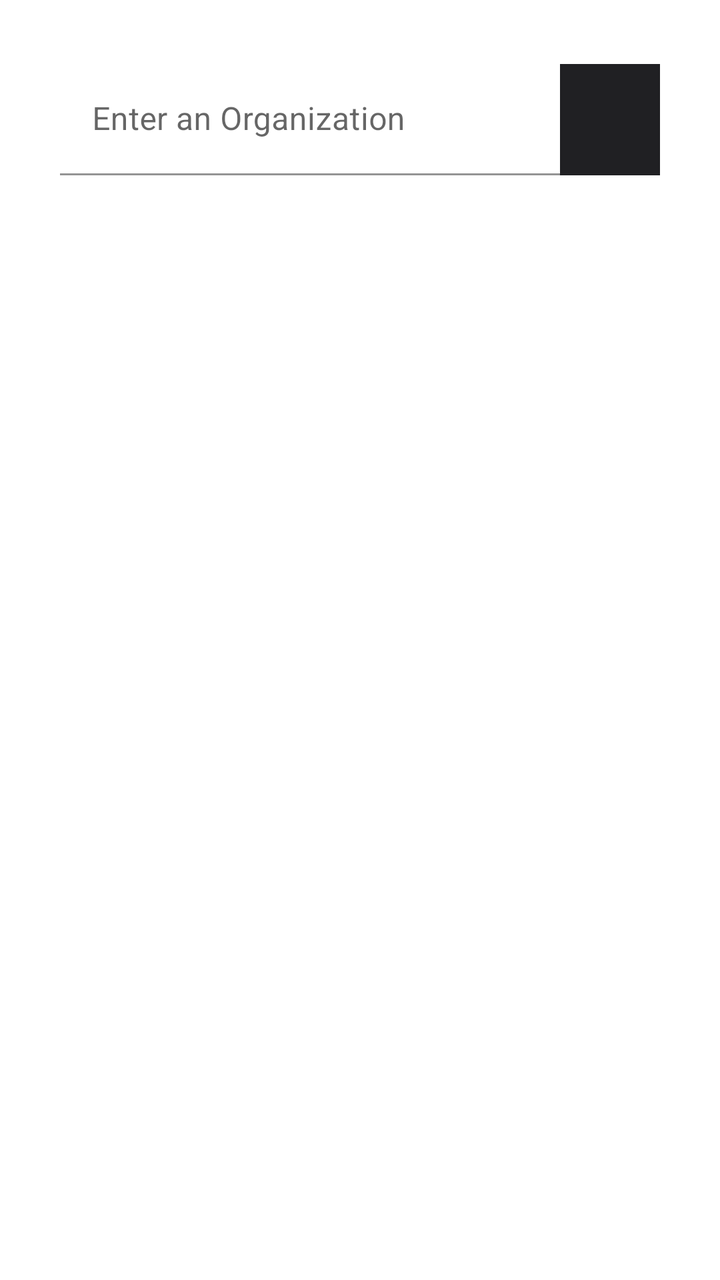
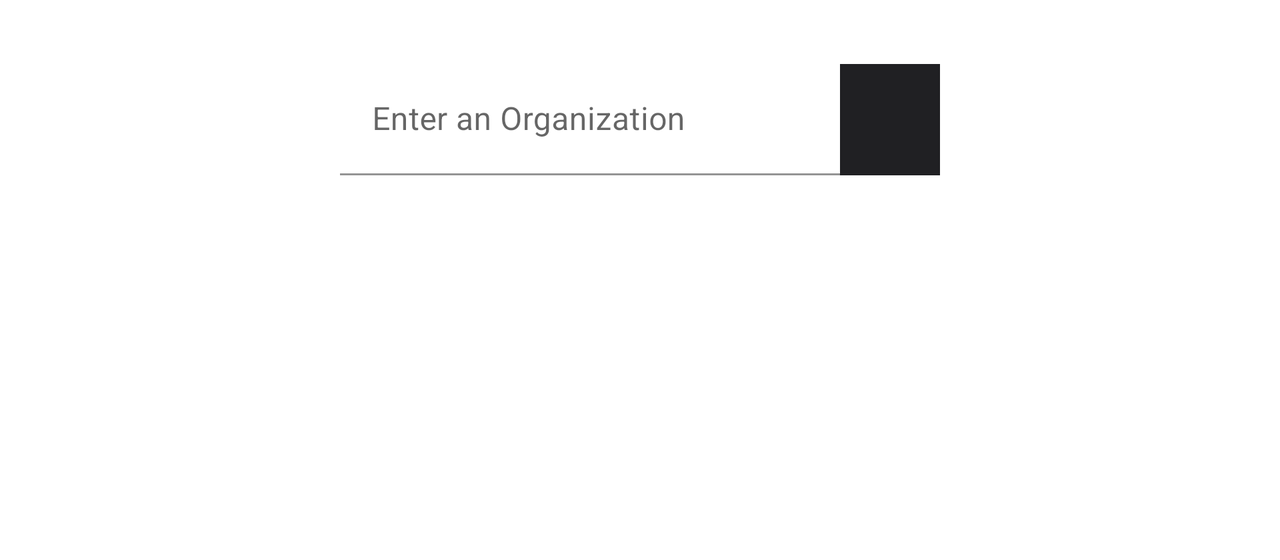

First picture: res/layout/ on a phone held upright. Second picture: the repository's own variant of that layout, on a device whose configuration matches the variant's folder. Source for both follows.
<!-- AndroidManifest.xml: application theme AppTheme -->
<!-- res/layout/fragment_search.xml -->
<?xml version="1.0" encoding="utf-8"?>
<androidx.constraintlayout.widget.ConstraintLayout xmlns:android="http://schemas.android.com/apk/res/android"
    xmlns:app="http://schemas.android.com/apk/res-auto"
    xmlns:tools="http://schemas.android.com/tools"
    android:id="@+id/searchFragment"
    android:layout_width="match_parent"
    android:layout_height="match_parent"
    tools:context=".controllers.fragments.SearchFragment">

    <include
        android:id="@+id/searchBarWidget"
        layout="@layout/widget_search_bar"
        android:layout_width="wrap_content"
        android:layout_height="wrap_content"
        android:layout_marginTop="32dp"
        app:layout_constraintEnd_toEndOf="parent"
        app:layout_constraintStart_toStartOf="parent"
        app:layout_constraintTop_toTopOf="parent" />

    <TextView
        android:id="@+id/errorTextView"
        android:layout_width="wrap_content"
        android:layout_height="wrap_content"
        android:layout_marginStart="8dp"
        android:layout_marginTop="16dp"
        android:layout_marginEnd="8dp"
        android:paddingStart="24dp"
        android:paddingEnd="24dp"
        android:textColor="@color/colorError"
        android:textStyle="bold"
        android:visibility="invisible"
        app:layout_constraintEnd_toEndOf="parent"
        app:layout_constraintStart_toStartOf="parent"
        app:layout_constraintTop_toBottomOf="@+id/searchBarWidget" />

    <include
        android:id="@+id/orgCardView"
        layout="@layout/card_org_full"
        android:layout_width="match_parent"
        android:layout_height="wrap_content"
        android:layout_marginStart="8dp"
        android:layout_marginTop="32dp"
        android:layout_marginEnd="8dp"
        android:visibility="invisible"
        app:layout_constraintEnd_toEndOf="parent"
        app:layout_constraintStart_toStartOf="parent"
        app:layout_constraintTop_toBottomOf="@+id/searchBarWidget" />

    <ProgressBar
        android:id="@+id/progressBar"
        android:layout_width="wrap_content"
        android:layout_height="wrap_content"
        android:layout_gravity="center"
        android:layout_marginStart="8dp"
        android:layout_marginEnd="8dp"
        android:visibility="gone"
        app:layout_constraintBottom_toBottomOf="parent"
        app:layout_constraintEnd_toEndOf="parent"
        app:layout_constraintStart_toStartOf="parent"
        app:layout_constraintTop_toTopOf="parent" />

</androidx.constraintlayout.widget.ConstraintLayout>
<!-- res/layout/widget_search_bar.xml (included above) -->
<?xml version="1.0" encoding="utf-8"?>
<androidx.constraintlayout.widget.ConstraintLayout xmlns:android="http://schemas.android.com/apk/res/android"
    xmlns:app="http://schemas.android.com/apk/res-auto"
    android:layout_width="wrap_content"
    android:layout_height="wrap_content">

    <com.google.android.material.textfield.TextInputLayout
        android:id="@+id/textInputLayout"
        android:layout_width="wrap_content"
        android:layout_height="wrap_content"
        android:hint="@string/hint_enter_an_organization"
        android:minWidth="250dp"
        app:boxBackgroundColor="@color/design_default_color_background"
        app:hintAnimationEnabled="true"
        app:layout_constraintStart_toStartOf="parent"
        app:layout_constraintTop_toTopOf="parent">

        <com.google.android.material.textfield.TextInputEditText
            android:id="@+id/searchEditText"
            android:layout_width="match_parent"
            android:layout_height="wrap_content"
            android:autofillHints="@string/search_edit_text_autofill_hint"
            android:imeOptions="actionSearch"
            android:inputType="text" />

    </com.google.android.material.textfield.TextInputLayout>

    <ImageButton
        android:id="@+id/searchButton"
        android:layout_width="wrap_content"
        android:layout_height="0dp"
        android:background="#202023"
        android:contentDescription="@string/search_button_content_desc"
        android:minWidth="50dp"
        android:src="@drawable/ic_search_white_24dp"
        app:layout_constraintBottom_toBottomOf="@+id/textInputLayout"
        app:layout_constraintStart_toEndOf="@+id/textInputLayout"
        app:layout_constraintTop_toTopOf="@+id/textInputLayout" />

    <androidx.constraintlayout.widget.Group
        android:id="@+id/searchBarWidgetGroup"
        android:layout_width="match_parent"
        android:layout_height="wrap_content"

        app:constraint_referenced_ids="textInputLayout,searchButton"
        app:layout_constraintEnd_toEndOf="parent"
        app:layout_constraintStart_toStartOf="parent"
        app:layout_constraintTop_toTopOf="parent" />

</androidx.constraintlayout.widget.ConstraintLayout>
<!-- res/layout/card_org_full.xml (included above) -->
<?xml version="1.0" encoding="utf-8"?>
<com.google.android.material.card.MaterialCardView xmlns:android="http://schemas.android.com/apk/res/android"
    xmlns:app="http://schemas.android.com/apk/res-auto"
    style="@style/Widget.MaterialComponents.CardView"
    android:layout_width="match_parent"
    android:layout_height="wrap_content"
    android:layout_marginStart="8dp"
    android:layout_marginTop="8dp"
    android:layout_marginEnd="8dp"
    android:minHeight="128dp"
    app:cardBackgroundColor="@android:color/transparent"
    app:cardCornerRadius="1dp"
    app:cardElevation="1dp"
    app:cardPreventCornerOverlap="true">

    <androidx.constraintlayout.widget.ConstraintLayout
        android:layout_width="match_parent"
        android:layout_height="match_parent"
        android:visibility="visible">

        <ImageView
            android:id="@+id/orgImageView"
            android:layout_width="80dp"
            android:layout_height="80dp"
            android:layout_marginStart="16dp"
            android:layout_marginTop="24dp"
            android:layout_marginEnd="16dp"
            android:layout_marginBottom="24dp"
            android:contentDescription="@string/organization_avatar_content_desc"
            app:layout_constraintStart_toStartOf="parent"
            app:layout_constraintTop_toTopOf="parent" />

        <TextView
            android:id="@+id/orgNameTextView"
            android:layout_width="0dp"
            android:layout_height="wrap_content"
            android:layout_marginStart="16dp"
            android:layout_marginTop="24dp"
            android:layout_marginEnd="16dp"
            android:text="@string/sample_org_name"
            android:textAppearance="@style/TextAppearance.MaterialComponents.Headline6"
            android:textColor="#DE000000"
            android:textStyle="bold"
            app:layout_constraintEnd_toEndOf="parent"
            app:layout_constraintStart_toEndOf="@+id/orgImageView"
            app:layout_constraintTop_toTopOf="parent" />

        <TextView
            android:id="@+id/orgLoginTextView"
            android:layout_width="0dp"
            android:layout_height="wrap_content"
            android:layout_marginStart="16dp"
            android:layout_marginEnd="8dp"
            android:text="@string/sample_org_login"
            android:textAppearance="@style/TextAppearance.MaterialComponents.Body2"
            android:textColor="#8A000000"
            app:layout_constraintEnd_toEndOf="parent"
            app:layout_constraintStart_toEndOf="@+id/orgImageView"
            app:layout_constraintTop_toBottomOf="@+id/orgNameTextView" />

        <TextView
            android:id="@+id/orgLocationTextView"
            android:layout_width="0dp"
            android:layout_height="wrap_content"
            android:layout_marginStart="16dp"
            android:layout_marginEnd="8dp"
            android:drawablePadding="8dp"
            android:gravity="center_vertical"
            android:text="@string/sample_org_location"
            android:textSize="12sp"
            app:layout_constraintEnd_toEndOf="parent"
            app:layout_constraintStart_toEndOf="@+id/orgImageView"
            app:layout_constraintTop_toBottomOf="@+id/orgLoginTextView"
            app:drawableStartCompat="@drawable/ic_location_on_black_24dp" />

        <TextView
            android:id="@+id/orgBlogTextView"
            android:layout_width="0dp"
            android:layout_height="wrap_content"
            android:layout_marginStart="16dp"
            android:layout_marginEnd="8dp"
            android:autoLink="phone|web"
            android:drawablePadding="8dp"
            android:gravity="center_vertical"
            android:text="@string/sample_org_blog"
            android:textSize="12sp"
            app:layout_constraintEnd_toEndOf="parent"
            app:layout_constraintStart_toEndOf="@+id/orgImageView"
            app:layout_constraintTop_toBottomOf="@+id/orgLocationTextView"
            app:drawableStartCompat="@drawable/ic_link_black_24dp" />

        <TextView
            android:id="@+id/orgDescriptionTextView"
            android:layout_width="0dp"
            android:layout_height="wrap_content"
            android:layout_marginStart="16dp"
            android:layout_marginTop="32dp"
            android:layout_marginEnd="8dp"
            android:layout_marginBottom="8dp"
            android:text="@string/sample_org_desc"
            android:textSize="12sp"
            app:layout_constraintBottom_toBottomOf="parent"
            app:layout_constraintEnd_toEndOf="parent"
            app:layout_constraintStart_toStartOf="parent"
            app:layout_constraintTop_toBottomOf="@+id/orgImageView" />

    </androidx.constraintlayout.widget.ConstraintLayout>

</com.google.android.material.card.MaterialCardView>
<!-- resources referenced by this layout -->
<resources>
  <color name="colorError">#EA394B</color>
  <string name="hint_enter_an_organization">Enter an Organization</string>
  <string name="organization_avatar_content_desc">Organization Avatar</string>
  <string name="sample_org_blog">nytimes.com</string>
  <string name="sample_org_desc">We are working to build community through open source technology. NB: members must have two-factor auth</string>
  <string name="sample_org_location">New York, NY</string>
  <string name="sample_org_login">nytimes</string>
  <string name="sample_org_name">The New York Times</string>
  <string name="search_button_content_desc">Search Button</string>
  <string name="search_edit_text_autofill_hint">Organization Name</string>
  <style name="AppTheme" parent="Theme.MaterialComponents.Light.DarkActionBar">
          <item name="colorError">@color/colorError</item>
          
      </style>
</resources>
<!-- res/layout-land/fragment_search.xml (the repository's variant of the layout above) -->
<!-- drawn on the phone turned sideways -->
<?xml version="1.0" encoding="utf-8"?>
<ScrollView xmlns:android="http://schemas.android.com/apk/res/android"
    xmlns:tools="http://schemas.android.com/tools"
    android:layout_width="match_parent"
    android:layout_height="wrap_content"
    tools:context="com.sabar.githuborgsearch.controllers.activities.MainActivity">

    <androidx.constraintlayout.widget.ConstraintLayout xmlns:app="http://schemas.android.com/apk/res-auto"
        android:id="@+id/searchFragment"
        android:layout_width="match_parent"
        android:layout_height="wrap_content"
        tools:context=".controllers.fragments.SearchFragment">

        <include
            android:id="@+id/searchBarWidget"
            layout="@layout/widget_search_bar"
            android:layout_width="wrap_content"
            android:layout_height="wrap_content"
            android:layout_marginTop="32dp"
            app:layout_constraintEnd_toEndOf="parent"
            app:layout_constraintStart_toStartOf="parent"
            app:layout_constraintTop_toTopOf="parent" />

        <TextView
            android:id="@+id/errorTextView"
            android:layout_width="wrap_content"
            android:layout_height="wrap_content"
            android:layout_marginStart="8dp"
            android:layout_marginTop="16dp"
            android:layout_marginEnd="8dp"
            android:paddingStart="24dp"
            android:paddingEnd="24dp"
            android:textColor="@color/colorError"
            android:textStyle="bold"
            android:visibility="invisible"
            app:layout_constraintEnd_toEndOf="parent"
            app:layout_constraintStart_toStartOf="parent"
            app:layout_constraintTop_toBottomOf="@+id/searchBarWidget" />

        <include
            android:id="@+id/orgCardView"
            layout="@layout/card_org_full"
            android:layout_width="match_parent"
            android:layout_height="wrap_content"
            android:layout_marginStart="8dp"
            android:layout_marginTop="32dp"
            android:layout_marginEnd="8dp"
            android:visibility="invisible"
            app:layout_constraintEnd_toEndOf="parent"
            app:layout_constraintStart_toStartOf="parent"
            app:layout_constraintTop_toBottomOf="@+id/searchBarWidget" />

        <ProgressBar
            android:id="@+id/progressBar"
            android:layout_width="wrap_content"
            android:layout_height="wrap_content"
            android:layout_gravity="center"
            android:layout_marginStart="8dp"
            android:layout_marginEnd="8dp"
            android:visibility="gone"
            app:layout_constraintBottom_toBottomOf="parent"
            app:layout_constraintEnd_toEndOf="parent"
            app:layout_constraintStart_toStartOf="parent"
            app:layout_constraintTop_toTopOf="parent" />

    </androidx.constraintlayout.widget.ConstraintLayout>

</ScrollView>
